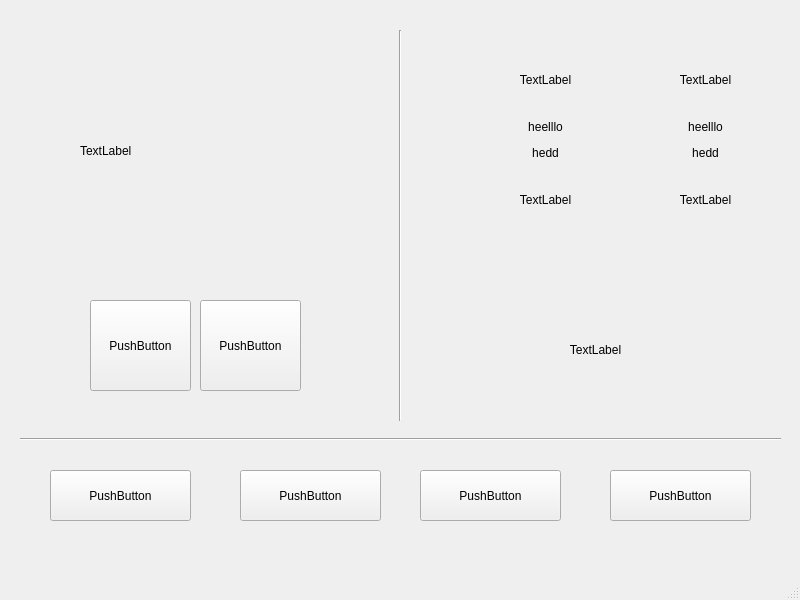
<?xml version="1.0" encoding="UTF-8"?>
<ui version="4.0">
 <class>MainWindow</class>
 <widget class="QMainWindow" name="MainWindow">
  <property name="geometry">
   <rect>
    <x>0</x>
    <y>0</y>
    <width>800</width>
    <height>600</height>
   </rect>
  </property>
  <property name="windowTitle">
   <string>MainWindow</string>
  </property>
  <widget class="QWidget" name="centralwidget">
   <widget class="QPushButton" name="pushButton">
    <property name="geometry">
     <rect>
      <x>50</x>
      <y>470</y>
      <width>141</width>
      <height>51</height>
     </rect>
    </property>
    <property name="text">
     <string>PushButton</string>
    </property>
   </widget>
   <widget class="QPushButton" name="pushButton_2">
    <property name="geometry">
     <rect>
      <x>240</x>
      <y>470</y>
      <width>141</width>
      <height>51</height>
     </rect>
    </property>
    <property name="text">
     <string>PushButton</string>
    </property>
   </widget>
   <widget class="QPushButton" name="pushButton_3">
    <property name="geometry">
     <rect>
      <x>420</x>
      <y>470</y>
      <width>141</width>
      <height>51</height>
     </rect>
    </property>
    <property name="text">
     <string>PushButton</string>
    </property>
   </widget>
   <widget class="QPushButton" name="pushButton_4">
    <property name="geometry">
     <rect>
      <x>610</x>
      <y>470</y>
      <width>141</width>
      <height>51</height>
     </rect>
    </property>
    <property name="text">
     <string>PushButton</string>
    </property>
   </widget>
   <widget class="QLabel" name="label_5">
    <property name="geometry">
     <rect>
      <x>480</x>
      <y>50</y>
      <width>131</width>
      <height>61</height>
     </rect>
    </property>
    <property name="text">
     <string>&lt;html&gt;&lt;head/&gt;&lt;body&gt;&lt;p align=&quot;center&quot;&gt;TextLabel&lt;/p&gt;&lt;/body&gt;&lt;/html&gt;</string>
    </property>
   </widget>
   <widget class="QLabel" name="label_11">
    <property name="geometry">
     <rect>
      <x>480</x>
      <y>110</y>
      <width>131</width>
      <height>61</height>
     </rect>
    </property>
    <property name="text">
     <string>&lt;html&gt;&lt;head/&gt;&lt;body&gt;&lt;p align=&quot;center&quot;&gt;heelllo&lt;/p&gt;&lt;p align=&quot;center&quot;&gt;hedd&lt;/p&gt;&lt;/body&gt;&lt;/html&gt;</string>
    </property>
   </widget>
   <widget class="QLabel" name="label_13">
    <property name="geometry">
     <rect>
      <x>480</x>
      <y>170</y>
      <width>131</width>
      <height>61</height>
     </rect>
    </property>
    <property name="text">
     <string>&lt;html&gt;&lt;head/&gt;&lt;body&gt;&lt;p align=&quot;center&quot;&gt;TextLabel&lt;/p&gt;&lt;/body&gt;&lt;/html&gt;</string>
    </property>
   </widget>
   <widget class="QLabel" name="label_14">
    <property name="geometry">
     <rect>
      <x>470</x>
      <y>310</y>
      <width>251</width>
      <height>81</height>
     </rect>
    </property>
    <property name="text">
     <string>&lt;html&gt;&lt;head/&gt;&lt;body&gt;&lt;p align=&quot;center&quot;&gt;TextLabel&lt;/p&gt;&lt;/body&gt;&lt;/html&gt;</string>
    </property>
   </widget>
   <widget class="QLabel" name="label_6">
    <property name="geometry">
     <rect>
      <x>80</x>
      <y>50</y>
      <width>221</width>
      <height>201</height>
     </rect>
    </property>
    <property name="text">
     <string>TextLabel</string>
    </property>
   </widget>
   <widget class="QPushButton" name="pushButton_5">
    <property name="geometry">
     <rect>
      <x>90</x>
      <y>300</y>
      <width>101</width>
      <height>91</height>
     </rect>
    </property>
    <property name="text">
     <string>PushButton</string>
    </property>
   </widget>
   <widget class="QPushButton" name="pushButton_6">
    <property name="geometry">
     <rect>
      <x>200</x>
      <y>300</y>
      <width>101</width>
      <height>91</height>
     </rect>
    </property>
    <property name="text">
     <string>PushButton</string>
    </property>
   </widget>
   <widget class="Line" name="line">
    <property name="geometry">
     <rect>
      <x>20</x>
      <y>429</y>
      <width>761</width>
      <height>21</height>
     </rect>
    </property>
    <property name="orientation">
     <enum>Qt::Horizontal</enum>
    </property>
   </widget>
   <widget class="Line" name="line_2">
    <property name="geometry">
     <rect>
      <x>390</x>
      <y>30</y>
      <width>20</width>
      <height>391</height>
     </rect>
    </property>
    <property name="orientation">
     <enum>Qt::Vertical</enum>
    </property>
   </widget>
   <widget class="QLabel" name="label_7">
    <property name="geometry">
     <rect>
      <x>640</x>
      <y>50</y>
      <width>131</width>
      <height>61</height>
     </rect>
    </property>
    <property name="text">
     <string>&lt;html&gt;&lt;head/&gt;&lt;body&gt;&lt;p align=&quot;center&quot;&gt;TextLabel&lt;/p&gt;&lt;/body&gt;&lt;/html&gt;</string>
    </property>
   </widget>
   <widget class="QLabel" name="label_12">
    <property name="geometry">
     <rect>
      <x>640</x>
      <y>110</y>
      <width>131</width>
      <height>61</height>
     </rect>
    </property>
    <property name="text">
     <string>&lt;html&gt;&lt;head/&gt;&lt;body&gt;&lt;p align=&quot;center&quot;&gt;heelllo&lt;/p&gt;&lt;p align=&quot;center&quot;&gt;hedd&lt;/p&gt;&lt;/body&gt;&lt;/html&gt;</string>
    </property>
   </widget>
   <widget class="QLabel" name="label_15">
    <property name="geometry">
     <rect>
      <x>640</x>
      <y>170</y>
      <width>131</width>
      <height>61</height>
     </rect>
    </property>
    <property name="text">
     <string>&lt;html&gt;&lt;head/&gt;&lt;body&gt;&lt;p align=&quot;center&quot;&gt;TextLabel&lt;/p&gt;&lt;/body&gt;&lt;/html&gt;</string>
    </property>
   </widget>
  </widget>
  <widget class="QMenuBar" name="menubar">
   <property name="geometry">
    <rect>
     <x>0</x>
     <y>0</y>
     <width>800</width>
     <height>21</height>
    </rect>
   </property>
  </widget>
  <widget class="QStatusBar" name="statusbar"/>
 </widget>
 <resources/>
 <connections/>
</ui>
